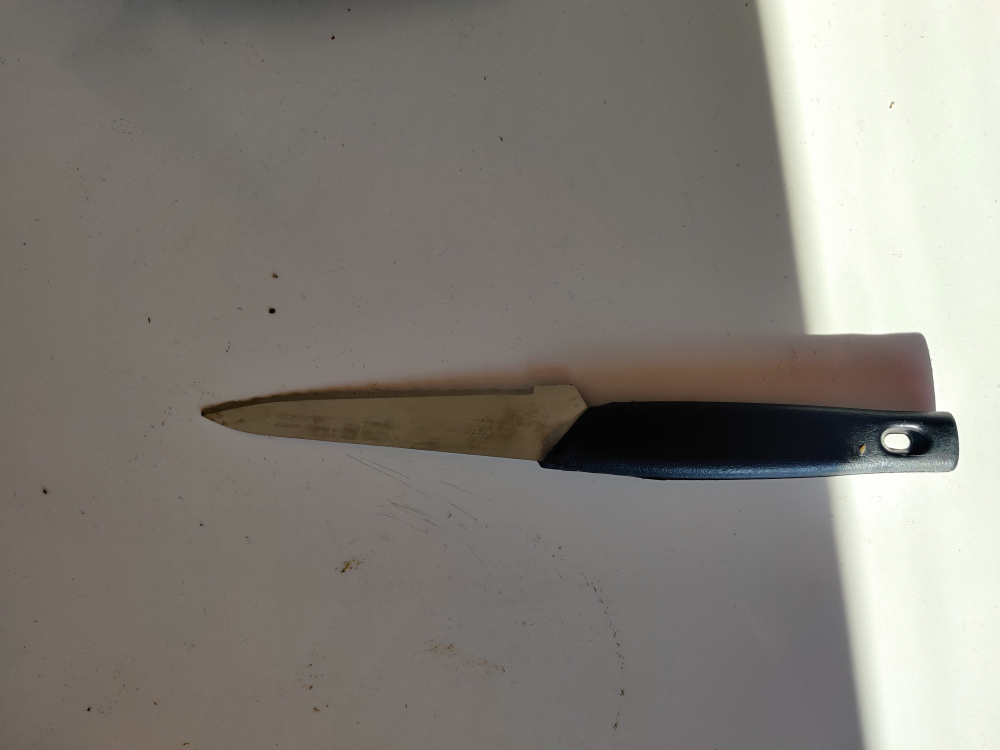
#> input picture Assignment 3/BoW/cutting_knife/IMG_20240422_180957.jpg, 4000 x 3000 px, given as the content of the folder bow/spoon, which was not available (shown at 1/4 size)
$ jupyter execute --allow-errors 'A3 Q6.ipynb'
#> lines starting #> are read from the running program, lines starting #| are printed output that depends on the picture; pictures that were not available may be replaced by others from this repository, and a replacement may not be noted
[cell 1]
import os
import cv2
import numpy as np
from sklearn.svm import SVC
from sklearn.model_selection import train_test_split
from sklearn.metrics import accuracy_score, classification_report

# Step 1: Choose Object Category and Types
object_category = "Kitchen Utensils"
object_types = ["spoon", "fork", "butter knife", "cutting knife", "ladle"]

# Step 2: Collect Dataset
dataset_dir = "bow"  # Directory containing subfolders for each object type
image_paths = []
labels = []

for object_type in object_types:
    object_dir = os.path.join(dataset_dir, object_type)
    for filename in os.listdir(object_dir):
        if filename.endswith(".jpg"):
            image_path = os.path.join(object_dir, filename)
            image_paths.append(image_path)
            labels.append(object_type)

# Step 3: Preprocess Images
def preprocess_image(image_path, target_size=(100, 100)):
#> called with image_path = 'bow/spoon/IMG_20240422_180957.jpg', target_size = (100, 100)
    image = cv2.imread(image_path)
#> image is the input picture: shape (3000, 4000, 3); mean B, G, R 121, 127.9, 131.8
    image = cv2.resize(image, target_size)
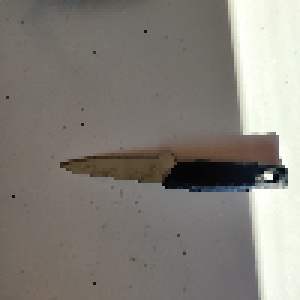
#> image: shape (100, 100, 3) (shown 3 times larger); mean B, G, R 121.1, 128.1, 131.9
    image = cv2.cvtColor(image, cv2.COLOR_BGR2GRAY)
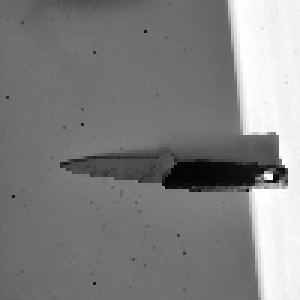
#> image: shape (100, 100) (shown 3 times larger); min 2, max 254, mean 128.4
    return image

# Step 4: Feature Extraction and Building Visual Vocabulary
def build_visual_vocabulary(image_paths, feature_extractor=cv2.SIFT_create(), vocabulary_size=50):
    bow_trainer = cv2.BOWKMeansTrainer(vocabulary_size)
    for image_path in image_paths:
        image = preprocess_image(image_path)
        keypoints, descriptors = feature_extractor.detectAndCompute(image, None)
#> keypoints = 11 keypoints; strongest (x, y, size): (93, 58, 3.6), (82, 55, 12.7), (87, 66, 6.5), (90, 47, 4.4)
        if descriptors is not None:
            bow_trainer.add(descriptors)
    visual_vocabulary = bow_trainer.cluster()
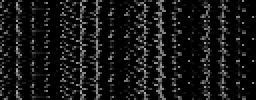
#> visual_vocabulary: shape (50, 128) float32 (shown 2 times larger); min 0, max 174, mean 21.9
    return visual_vocabulary

# Step 5: Feature Representation
def create_feature_histograms(image_paths, feature_extractor, visual_vocabulary):
    bow_extractor = cv2.BOWImgDescriptorExtractor(feature_extractor, cv2.BFMatcher(cv2.NORM_L2))
    bow_extractor.setVocabulary(visual_vocabulary)
    histograms = []
    for image_path in image_paths:
        image = preprocess_image(image_path)
        bow_descriptor = bow_extractor.compute(image, feature_extractor.detect(image))
        histograms.append(bow_descriptor)
    return np.array(histograms)

# Step 6: Train Classifier
def train_classifier(features, labels):
    X_train, X_test, y_train, y_test = train_test_split(features, labels, test_size=0.2, random_state=42)
    classifier = SVC(kernel='linear')
    classifier.fit(X_train, y_train)
    return classifier, X_test, y_test

# Step 7: Evaluate Performance
def evaluate_classifier(classifier, X_test, y_test):
    y_pred = classifier.predict(X_test)
    accuracy = accuracy_score(y_test, y_pred)
    report = classification_report(y_test, y_pred)
    print("Accuracy:", accuracy)
    print("Classification Report:\n", report)

# Main Function
def main():
    # Step 4: Feature Extraction and Building Visual Vocabulary
    feature_extractor = cv2.SIFT_create()
    visual_vocabulary = build_visual_vocabulary(image_paths, feature_extractor)

    # Step 5: Feature Representation
    features = create_feature_histograms(image_paths, feature_extractor, visual_vocabulary)

    # Step 6: Train Classifier
    classifier, X_test, y_test = train_classifier(features, labels)

    # Step 7: Evaluate Performance
    evaluate_classifier(classifier, X_test, y_test)

#> (the rest of this cell did not finish here and is left out)
